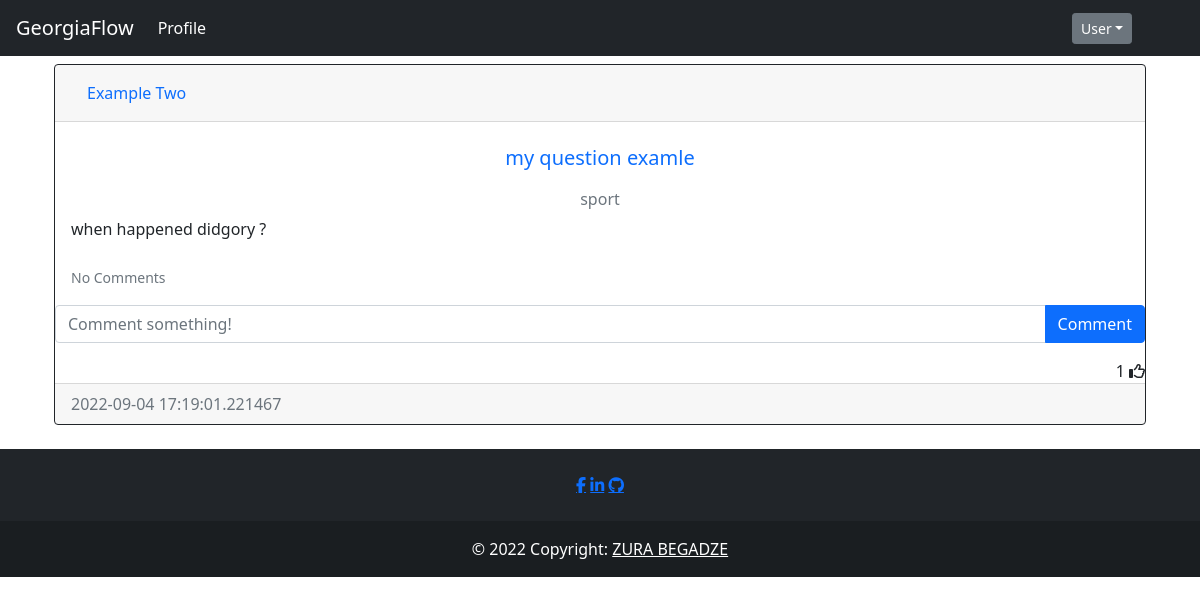
/post/11 (signed in), run on an earlier commit of the app's database.
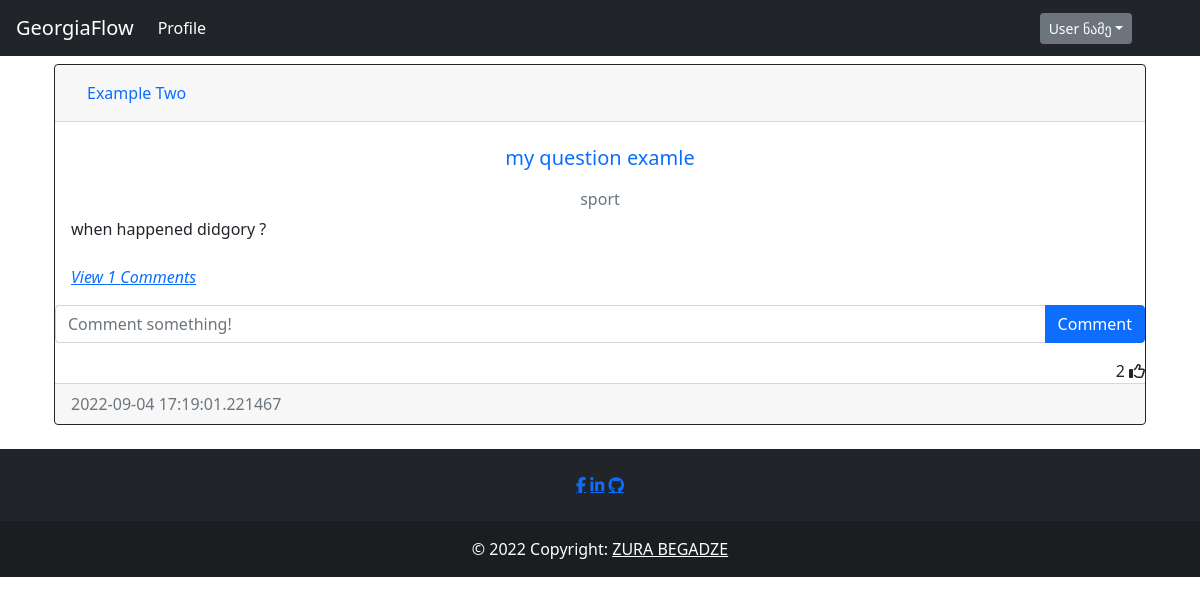
And on a later commit of the database.
### auth/models.py (models this page shows, shortened)
class User(db.Model, UserMixin):
    __tablename__ = 'user'
    id = db.Column(db.Integer, primary_key=True)
    fullname = db.Column(db.String(200), nullable = False, index=True)
    email = db.Column(db.String(100), nullable = False, unique = True, index=True)
    linkedin = db.Column(db.String(50), unique=True, nullable = False)
    github = db.Column(db.String(45), unique=True, nullable = False)
    date_created = db.Column(db.DateTime, default = datetime.utcnow())
    password_hash = db.Column(db.String(128))
    posts = db.relationship('Post', backref='user', passive_deletes=True)
    tags = db.relationship('Tag', backref='user', passive_deletes=True)
    comments = db.relationship('Comment', backref='user', passive_deletes=True)
    likes = db.relationship('Like', backref='user', passive_deletes=True)

### question/views.py (the view)
@post.route('/post/<post_id>', methods=['GET', 'POST'])
def post_detail(post_id):
    post = Post.query.filter_by(id=post_id).first()
    return render_template('detail.html', post=post)

### templates/detail.html (shortened to what this page needs)
{% extends 'base.html' %}
{% block content %}
    <div id="posts">
    <div class="card border-dark">
        <div class="card-header d-flex justify-content-between align-items-center">
            <a class="nav-item nav-link active" href="{{ url_for('auth.get_user', user_id=post.user.id) }}">{{post.user.fullname}}</a>
            <br />
        </div>
        <div class="card-body">
            <a class="card-title nav-item nav-link text-center" href="{{ url_for('post.post_detail', post_id=post.id) }}"><h5 >{{post.heading}}</h5></a>
            <h6 class="card-subtitle mb-2 text-muted text-center">{{post.tags}}</h6>
            <div class="card-text ">{{post.text}}</div>
            <br />
            <p class="card-text">
                {% if post.comments|length > 0 %}
                <a data-bs-toggle="collapse" href="#comments-{{post.id}}" role="button">
                <cite title="Source" >View {{post.comments|length}} Comments</cite>
                </a>
                {% else %}
                <small class="text-muted">No Comments</small>
                {% endif %}
            </p>
        </div>
        <form class="input-group mb-3" method="POST" action="/create-comment/{{post.id}}" >
            <input type="text" id="text"  name="text" class="form-control" placeholder="Comment something!" />
            <button type="submit" class="btn btn-primary">Comment</button>
        </form>
        <div class="text-right">
            <span id="likes-count-{{post.id}}">{{ post.likes|length }}</span>
            {% if current_user.id in post.likes|map(attribute="author")|list %}
            <i class="fas fa-thumbs-up" id="like-button-{{post.id}}" onclick="like('{{post.id}}')"></i>
            {% else %}
            <i class="far fa-thumbs-up" id="like-button-{{post.id}}" onclick="like('{{post.id}}')"></i>
            {% endif %}
        </div>
        <div class="card-footer text-muted">{{post.date_created}}</div>
    </div>
    <br/ >
    </div>
{% endblock %}

### templates/base.html (shortened to what this page needs)
<!DOCTYPE html>
<html lang="en">
    <head>
        <link href="https://cdn.jsdelivr.net/npm/bootstrap@5.2.0/dist/css/bootstrap.min.css" rel="stylesheet">
        <link rel="stylesheet" href="https://cdn.jsdelivr.net/npm/bootstrap@4.6.2/dist/css/bootstrap.min.css">
        <link rel="stylesheet" href="https://cdn.jsdelivr.net/npm/bootstrap@4.1.3/dist/css/bootstrap.min.css">
        <link href="https://cdn.jsdelivr.net/npm/bootstrap@5.0.2/dist/css/bootstrap.min.css" rel="stylesheet"/>
    </head>
    <body>
        <nav class="navbar navbar-expand-lg   navbar-dark bg-dark">
            <a class="navbar-brand" href="{{ url_for('api.index') }}">GeorgiaFlow</a>
            <div class="collapse navbar-collapse" id="navbarTogglerDemo03">
                <ul class="navbar-nav mr-auto mt-2 mt-lg-0">
                    <li class="nav-item active">
                    <a class="nav-link" href="{{ url_for('auth.get_user', user_id=current_user.id) }}">Profile <span class="sr-only">(current)</span></a>
                    </li>
                </ul>
                {%if current_user.is_authenticated %}
                    <div class="btn-group" style="margin-right:5%">
                        <button type="button" class="btn btn-sm btn-secondary dropdown-toggle" data-bs-toggle="dropdown">{{current_user.fullname}}</button>
                            </div>
                    </div>
                {%else%}
                    <a class="nav-link" href="{{ url_for('auth.login') }}"><button type="button" class="btn btn-primary">Log In</button></a>
                    <a class="nav-link" href="{{ url_for('auth.signup') }}"><button type="button" class="btn btn-light">Sign Up</button></a>
                {%endif%}
        </nav>
        <div class="container">{% block content %}{% endblock %}</div>
        <footer class="bg-dark text-center text-white">
            <div class="container p-4 pb-0">
                <section class="mb-4">
                    <a href="https://www.facebook.com/zura.begadze.35/" class="fa fa-facebook"></a>
                    <a href="https://www.linkedin.com/in/zura-begadze/" class="fa fa-linkedin"></a>
                    <a href="https://github.com/papitokarlo" class="fa fa-github"></a>
            </section>
            </div>
            <div class="text-center p-3" style="background-color: rgba(0, 0, 0, 0.2);">
                © 2022 Copyright:
                <a class="text-white" href="">ZURA BEGADZE</a>
            </div>
        </footer>
    </body>
</html>

What changed in the data, as far as the page shows it:
changed User: fullname "User" → "User ნამე"
Also different on the page:
{{ post.comments|length }}: (not shown) → "1"
{{ post.likes|length }}: "1" → "2"
text no longer shown: "No Comments"
text now shown: "View Comments"
